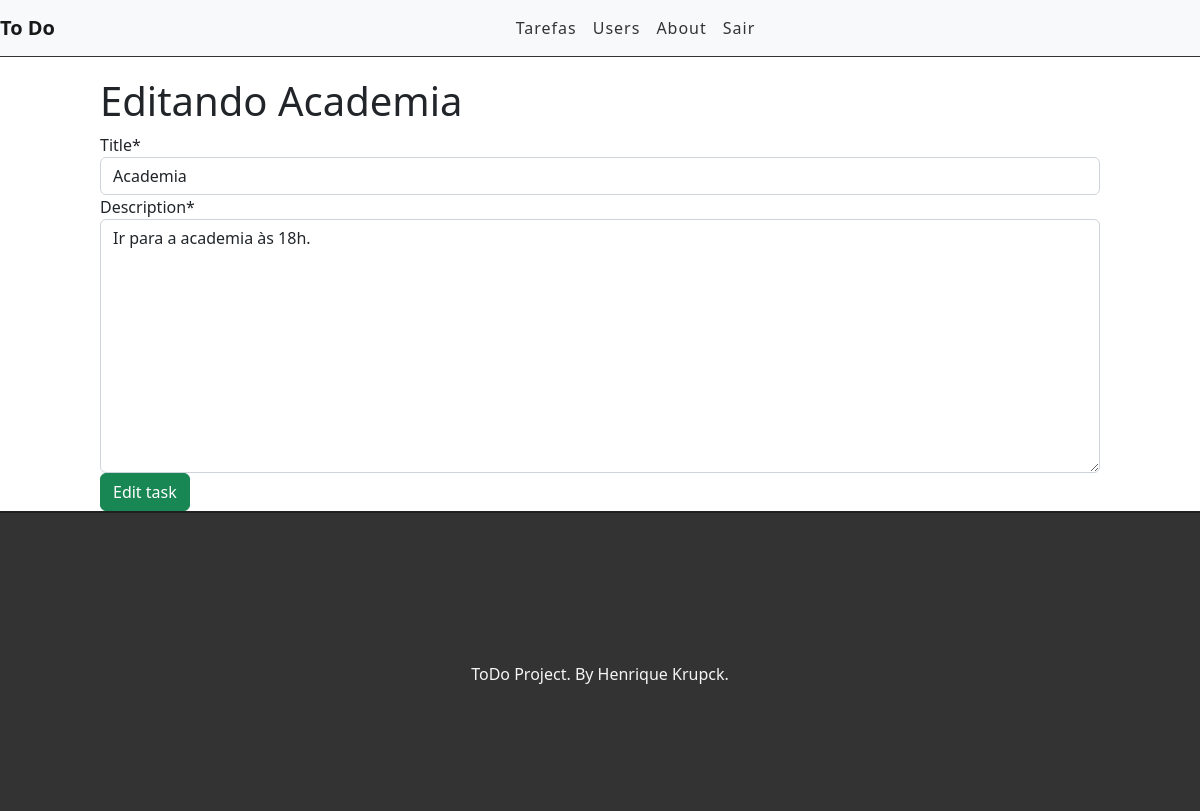
Page /edit/4 (signed in) on the earlier database version.
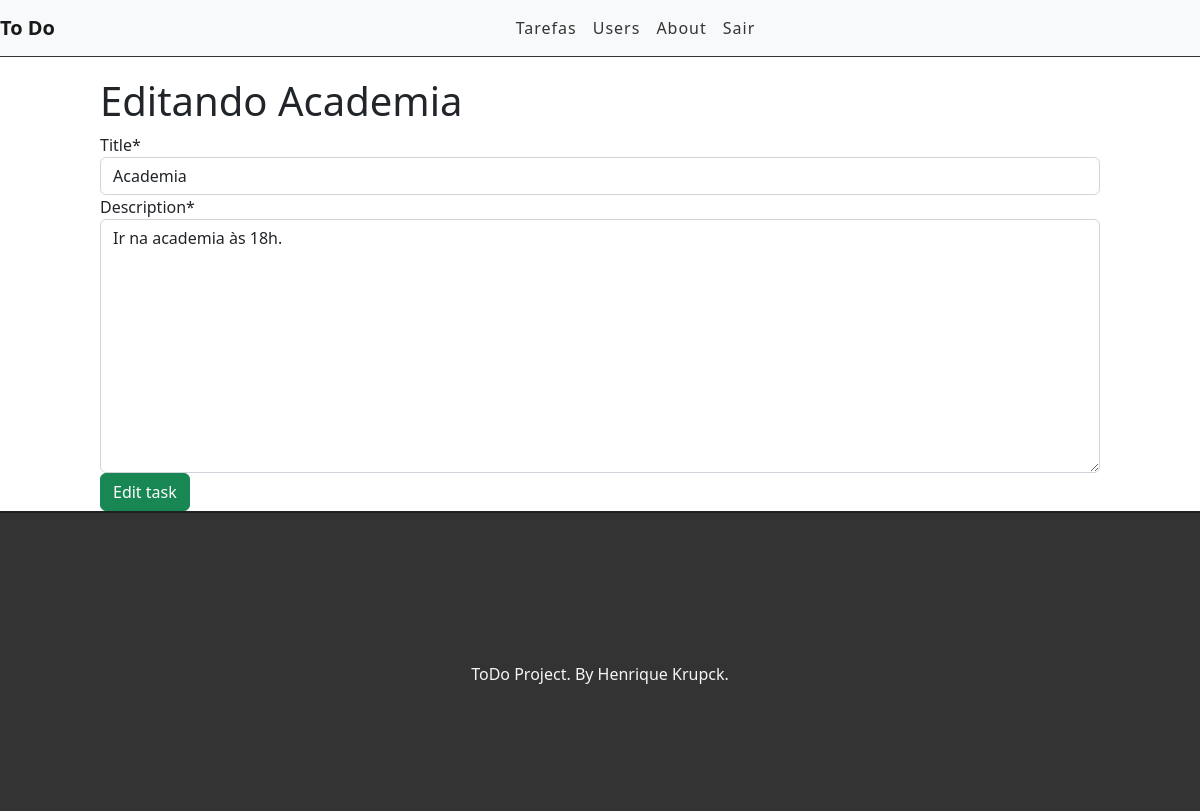
Same page on the later database version.
### tasks/models.py (models this page shows, shortened)
class Task(models.Model):
    STATUS = (
        ('doing', 'doing'),
        ('done', 'done')
    )
    title = models.CharField(max_length=255)
    description = models.TextField()
    done = models.CharField(
        max_length=5,
        choices=STATUS
    )
    created_at = models.DateTimeField(auto_now_add=True)
    updated_at = models.DateTimeField(auto_now=True)

### tasks/views.py (the view)
# urls.py: path("edit/<int:id>", views.editTask, name='edit-task'),
@login_required
def editTask(request, id):
    task = get_object_or_404(Task, pk=id)
    form = TaskForm(instance=task)
    if request.method == 'POST':
        form = TaskForm(request.POST, instance=task)
        if form.is_valid():
            task.save()
            return redirect('/')
        else:
            return render(request, 'tasks/edittask.html', {'form': form, 'task': task})
    else:
        return render(request, 'tasks/edittask.html', {'form': form, 'task': task})

### tasks/forms.py
class TaskForm(forms.ModelForm):
    class Meta:
        model = Task
        fields = ('title', 'description')

### tasks/templates/tasks/edittask.html (shortened to what this page needs)
{% extends 'base.html'%}
{% load crispy_forms_tags %}
{% block content %}
<div class="offset-1 col-10 list-div">
    <h1>Editando {{task.title}}</h1>
    <form method="POST">
        {{ form|crispy }}
        <input type="submit" class="btn btn-success" value="Edit task">
    </form>
</div>
{% endblock %}

Differences in the rows shown:
changed Task "Academia": description "Ir para a academia às 18h." → "Ir na academia às 18h."
